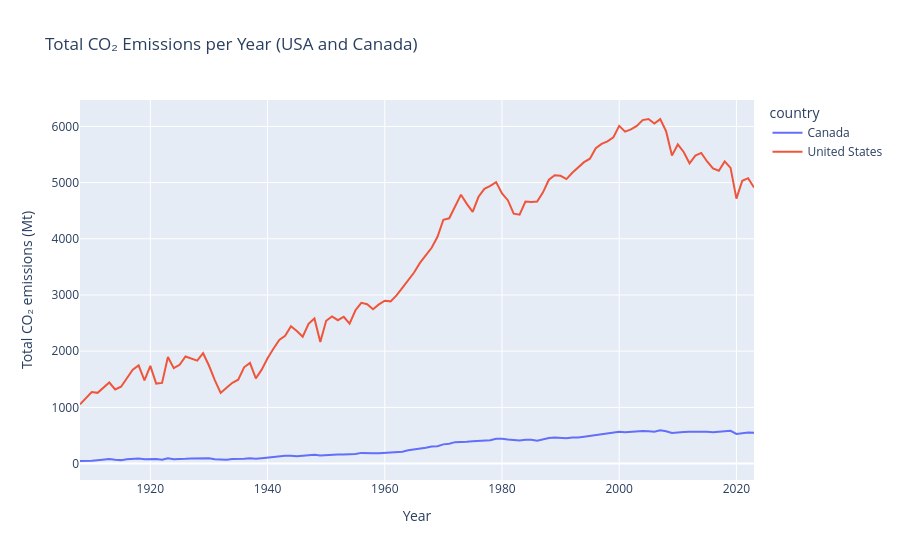

The notebook cell this image was saved under:
### Code cell
# Group both countries
global_co2_per_year = post_1908_reduced_df.groupby(['year', 'country'], as_index=False)['co2'].sum()

# Plot with Plotly Express
fig = px.line(global_co2_per_year, 
              x='year', 
              y='co2',
              color='country',
              title='Total CO₂ Emissions per Year (USA and Canada)',
              labels={'co2': 'Total CO₂ emissions (Mt)', 'year': 'Year'})

fig.show()
